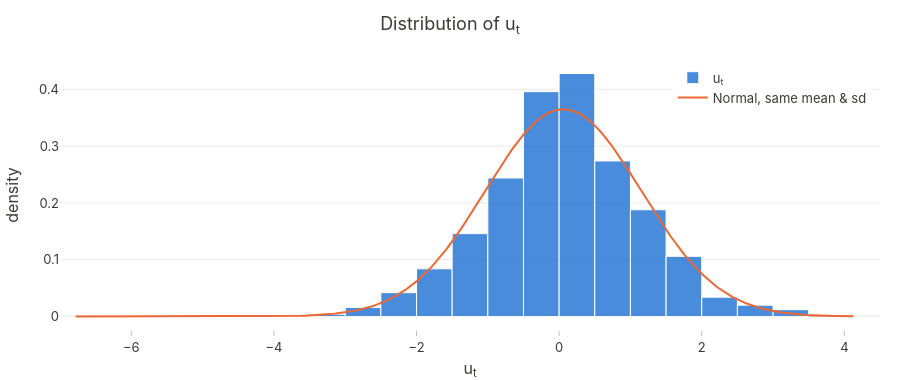

Here is the notebook cell this chart was saved with:
### Code cell
histogram_vs_normal(u, "u<sub>t</sub>", nbins=50)

### Figure 1 — Plotly figure (JSON) as saved in the notebook; plotly's stock layout.template omitted (floating-point values rounded to 4 significant figures; data arrays with more than 128 entries replaced by an {"elided": "..."} marker saying what was removed)
{"data": [{"histnorm": "probability density", "hovertemplate": "bin %{x}<br>density %{y:.3f}<extra></extra>", "marker": {"color": "#2a78d6", "line": {"color": "white", "width": 1}}, "name": "u<sub>t</sub>", "nbinsx": 50, "opacity": 0.85, "type": "histogram", "x": {"elided": "1000 float values"}}, {"hovertemplate": "x = %{x:.2f}<br>normal density %{y:.3f}<extra></extra>", "line": {"color": "#eb6834", "width": 2}, "mode": "lines", "name": "Normal, same mean & sd", "type": "scatter", "x": {"elided": "300 float values"}, "y": {"elided": "300 float values"}}], "layout": {"bargap": 0, "height": 380, "legend": {"x": 0.99, "xanchor": "right", "y": 0.99}, "title": {"text": "Distribution of u<sub>t</sub>"}, "xaxis": {"title": {"text": "u<sub>t</sub>"}}, "yaxis": {"title": {"text": "density"}}}}
